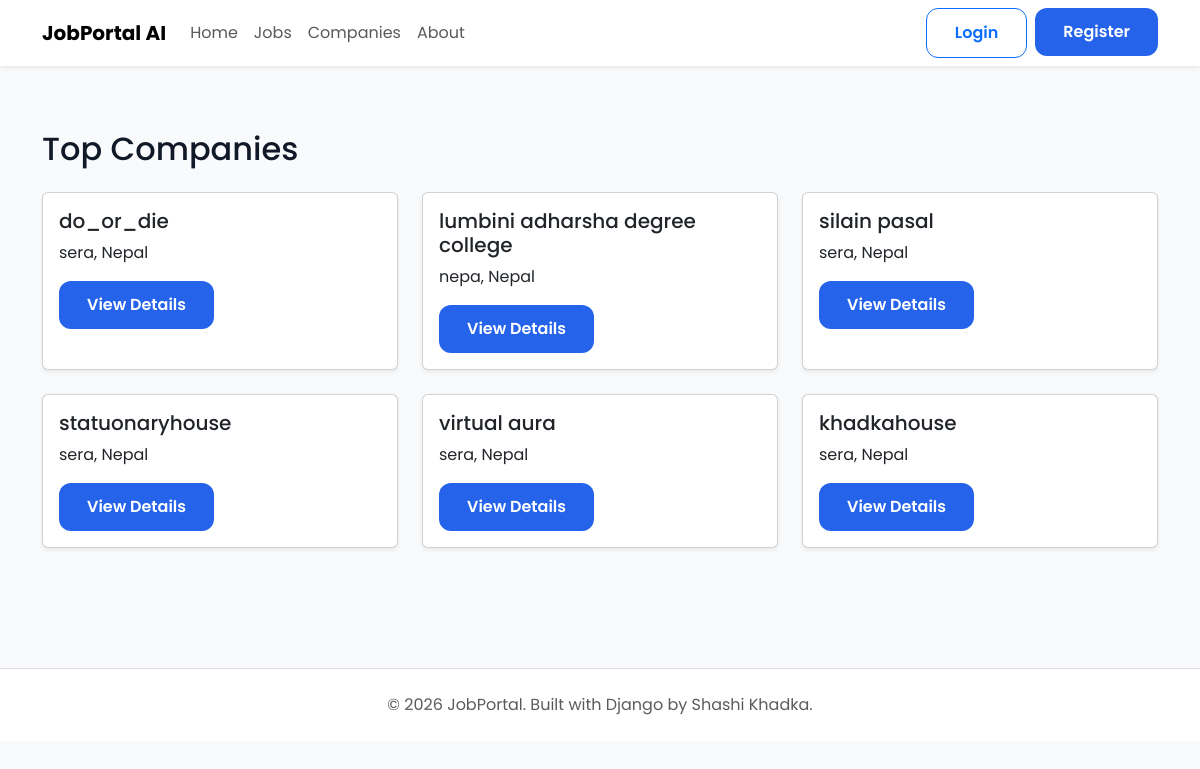
Before: /company/companies/ with the older database file.
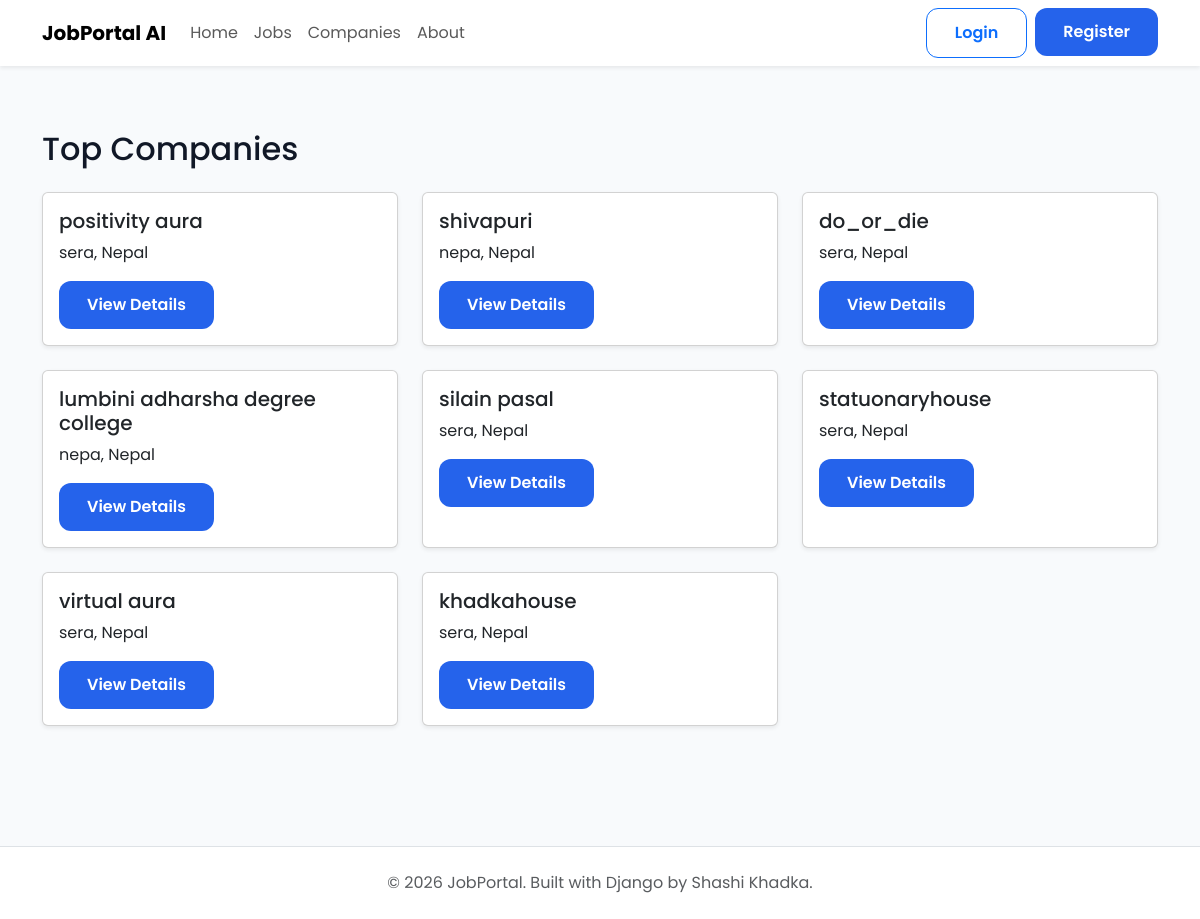
After: the same page with the newer database file.
### companies/models.py (models this page shows, shortened)
class Company(models.Model):
    owner = models.OneToOneField(
        settings.AUTH_USER_MODEL,
        on_delete=models.CASCADE,
        related_name="company",
    )
    company_name = models.CharField(max_length=200)
    slug = models.SlugField(unique=True, blank=True)
    logo = models.ImageField(
        upload_to="company_logos/",
        blank=True,
        null=True,
    )
    description = models.TextField()
    website = models.URLField(blank=True)
    email = models.EmailField()
    phone = models.CharField(max_length=20)
    address = models.TextField()
    location = models.CharField(max_length=255)
    city = models.CharField(max_length=100)
    country = models.CharField(max_length=100)
    established_date = models.DateField()
    employee_count = models.PositiveIntegerField()
    created_at = models.DateTimeField(auto_now_add=True)
    updated_at = models.DateTimeField(auto_now=True)

### companies/views.py (the view)
# urls.py: path("companies/", views.company_list, name="company-list"),
def company_list(request):
    companies = Company.objects.all().order_by("-created_at")
    return render( request,"companies/company_list.html",
        {
            "companies": companies,
        },
    )

### templates/companies/company_list.html (shortened to what this page needs)
{% extends "public_base.html" %}
{% block content %}
<div class="container py-5">
    <h2 class="mb-4">Top Companies</h2>
    <div class="row">
        {% for company in companies %}
        <div class="col-md-4 mb-4">
            <div class="card shadow-sm h-100">
                <div class="card-body">
                    <h5>{{ company.company_name }}</h5>
                    <p>{{ company.city }}, {{ company.country }}</p>
                    <a href="{% url 'company-detail' company.pk %}"
                       class="btn btn-primary">
                        View Details
                    </a>
                </div>
            </div>
        </div>
        {% empty %}
        <p>No companies found.</p>
        {% endfor %}
    </div>
</div>
{% endblock %}

Changed rows visible on the page:
added Company: company_name "positivity aura", city "sera", country "Nepal"
added Company: company_name "shivapuri", city "nepa", country "Nepal"
